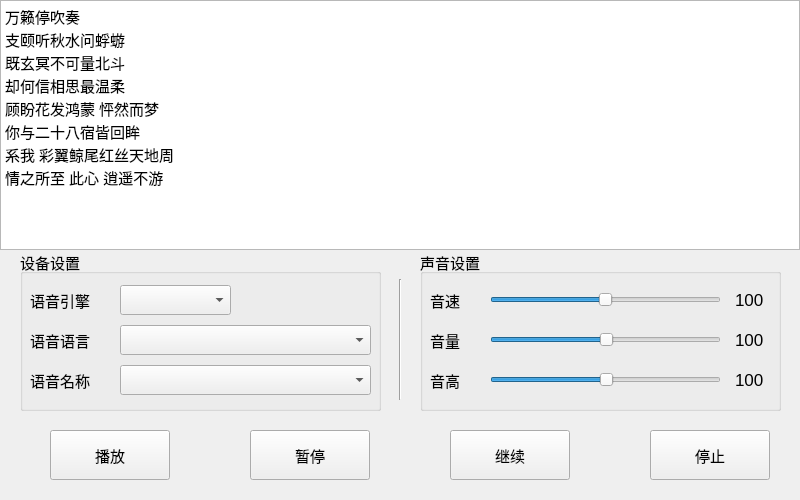
<?xml version="1.0" encoding="UTF-8"?>
<ui version="4.0">
 <class>Widget</class>
 <widget class="QWidget" name="Widget">
  <property name="geometry">
   <rect>
    <x>0</x>
    <y>0</y>
    <width>800</width>
    <height>500</height>
   </rect>
  </property>
  <property name="minimumSize">
   <size>
    <width>800</width>
    <height>500</height>
   </size>
  </property>
  <property name="maximumSize">
   <size>
    <width>800</width>
    <height>500</height>
   </size>
  </property>
  <property name="font">
   <font>
    <pointsize>11</pointsize>
   </font>
  </property>
  <property name="windowTitle">
   <string>TextToSpeech 1.1</string>
  </property>
  <property name="windowIcon">
   <iconset resource="images/images.qrc">
    <normaloff>:/logo.ico</normaloff>:/logo.ico</iconset>
  </property>
  <widget class="QTextEdit" name="textEdit">
   <property name="geometry">
    <rect>
     <x>0</x>
     <y>0</y>
     <width>800</width>
     <height>250</height>
    </rect>
   </property>
   <property name="html">
    <string>&lt;!DOCTYPE HTML PUBLIC &quot;-//W3C//DTD HTML 4.0//EN&quot; &quot;http://www.w3.org/TR/REC-html40/strict.dtd&quot;&gt;
&lt;html&gt;&lt;head&gt;&lt;meta name=&quot;qrichtext&quot; content=&quot;1&quot; /&gt;&lt;meta charset=&quot;utf-8&quot; /&gt;&lt;style type=&quot;text/css&quot;&gt;
p, li { white-space: pre-wrap; }
hr { height: 1px; border-width: 0; }
li.unchecked::marker { content: &quot;\2610&quot;; }
li.checked::marker { content: &quot;\2612&quot;; }
&lt;/style&gt;&lt;/head&gt;&lt;body style=&quot; font-family:'Microsoft YaHei UI'; font-size:11pt; font-weight:400; font-style:normal;&quot;&gt;
&lt;p style=&quot; margin-top:0px; margin-bottom:0px; margin-left:0px; margin-right:0px; -qt-block-indent:0; text-indent:0px;&quot;&gt;万籁停吹奏&lt;/p&gt;
&lt;p style=&quot; margin-top:0px; margin-bottom:0px; margin-left:0px; margin-right:0px; -qt-block-indent:0; text-indent:0px;&quot;&gt;支颐听秋水问蜉蝣&lt;/p&gt;
&lt;p style=&quot; margin-top:0px; margin-bottom:0px; margin-left:0px; margin-right:0px; -qt-block-indent:0; text-indent:0px;&quot;&gt;既玄冥不可量北斗&lt;/p&gt;
&lt;p style=&quot; margin-top:0px; margin-bottom:0px; margin-left:0px; margin-right:0px; -qt-block-indent:0; text-indent:0px;&quot;&gt;却何信相思最温柔&lt;/p&gt;
&lt;p style=&quot; margin-top:0px; margin-bottom:0px; margin-left:0px; margin-right:0px; -qt-block-indent:0; text-indent:0px;&quot;&gt;顾盼花发鸿蒙 怦然而梦&lt;/p&gt;
&lt;p style=&quot; margin-top:0px; margin-bottom:0px; margin-left:0px; margin-right:0px; -qt-block-indent:0; text-indent:0px;&quot;&gt;你与二十八宿皆回眸&lt;/p&gt;
&lt;p style=&quot; margin-top:0px; margin-bottom:0px; margin-left:0px; margin-right:0px; -qt-block-indent:0; text-indent:0px;&quot;&gt;系我 彩翼鲸尾红丝天地周&lt;/p&gt;
&lt;p style=&quot; margin-top:0px; margin-bottom:0px; margin-left:0px; margin-right:0px; -qt-block-indent:0; text-indent:0px;&quot;&gt;情之所至 此心 逍遥不游&lt;/p&gt;&lt;/body&gt;&lt;/html&gt;</string>
   </property>
  </widget>
  <widget class="QGroupBox" name="groupBox">
   <property name="geometry">
    <rect>
     <x>20</x>
     <y>250</y>
     <width>361</width>
     <height>161</height>
    </rect>
   </property>
   <property name="title">
    <string>设备设置</string>
   </property>
   <widget class="QLabel" name="label">
    <property name="geometry">
     <rect>
      <x>10</x>
      <y>35</y>
      <width>80</width>
      <height>30</height>
     </rect>
    </property>
    <property name="text">
     <string>语音引擎</string>
    </property>
   </widget>
   <widget class="QComboBox" name="comboBox_engine">
    <property name="geometry">
     <rect>
      <x>100</x>
      <y>35</y>
      <width>111</width>
      <height>30</height>
     </rect>
    </property>
   </widget>
   <widget class="QLabel" name="label_2">
    <property name="geometry">
     <rect>
      <x>10</x>
      <y>75</y>
      <width>80</width>
      <height>30</height>
     </rect>
    </property>
    <property name="text">
     <string>语音语言</string>
    </property>
   </widget>
   <widget class="QLabel" name="label_3">
    <property name="geometry">
     <rect>
      <x>10</x>
      <y>115</y>
      <width>80</width>
      <height>30</height>
     </rect>
    </property>
    <property name="text">
     <string>语音名称</string>
    </property>
   </widget>
   <widget class="QComboBox" name="comboBox_language">
    <property name="geometry">
     <rect>
      <x>100</x>
      <y>75</y>
      <width>251</width>
      <height>30</height>
     </rect>
    </property>
   </widget>
   <widget class="QComboBox" name="comboBox_name">
    <property name="geometry">
     <rect>
      <x>100</x>
      <y>115</y>
      <width>251</width>
      <height>30</height>
     </rect>
    </property>
   </widget>
  </widget>
  <widget class="QPushButton" name="pushButton_paly">
   <property name="geometry">
    <rect>
     <x>50</x>
     <y>430</y>
     <width>120</width>
     <height>50</height>
    </rect>
   </property>
   <property name="text">
    <string>播放</string>
   </property>
  </widget>
  <widget class="QPushButton" name="pushButton_pause">
   <property name="geometry">
    <rect>
     <x>250</x>
     <y>430</y>
     <width>120</width>
     <height>50</height>
    </rect>
   </property>
   <property name="text">
    <string>暂停</string>
   </property>
  </widget>
  <widget class="QPushButton" name="pushButton_resume">
   <property name="geometry">
    <rect>
     <x>450</x>
     <y>430</y>
     <width>120</width>
     <height>50</height>
    </rect>
   </property>
   <property name="text">
    <string>继续</string>
   </property>
  </widget>
  <widget class="QPushButton" name="pushButton_stop">
   <property name="geometry">
    <rect>
     <x>650</x>
     <y>430</y>
     <width>120</width>
     <height>50</height>
    </rect>
   </property>
   <property name="text">
    <string>停止</string>
   </property>
  </widget>
  <widget class="Line" name="line">
   <property name="geometry">
    <rect>
     <x>390</x>
     <y>279</y>
     <width>20</width>
     <height>121</height>
    </rect>
   </property>
   <property name="orientation">
    <enum>Qt::Vertical</enum>
   </property>
  </widget>
  <widget class="QGroupBox" name="groupBox_2">
   <property name="geometry">
    <rect>
     <x>420</x>
     <y>250</y>
     <width>361</width>
     <height>161</height>
    </rect>
   </property>
   <property name="title">
    <string>声音设置</string>
   </property>
   <widget class="QLabel" name="label_4">
    <property name="geometry">
     <rect>
      <x>10</x>
      <y>35</y>
      <width>41</width>
      <height>30</height>
     </rect>
    </property>
    <property name="text">
     <string>音速</string>
    </property>
   </widget>
   <widget class="QLabel" name="label_5">
    <property name="geometry">
     <rect>
      <x>10</x>
      <y>75</y>
      <width>41</width>
      <height>30</height>
     </rect>
    </property>
    <property name="text">
     <string>音量</string>
    </property>
   </widget>
   <widget class="QLabel" name="label_6">
    <property name="geometry">
     <rect>
      <x>10</x>
      <y>115</y>
      <width>41</width>
      <height>30</height>
     </rect>
    </property>
    <property name="text">
     <string>音高</string>
    </property>
   </widget>
   <widget class="QSlider" name="horizontalSlider_rate">
    <property name="geometry">
     <rect>
      <x>70</x>
      <y>35</y>
      <width>231</width>
      <height>30</height>
     </rect>
    </property>
    <property name="maximum">
     <number>100</number>
    </property>
    <property name="sliderPosition">
     <number>50</number>
    </property>
    <property name="orientation">
     <enum>Qt::Horizontal</enum>
    </property>
   </widget>
   <widget class="QSlider" name="horizontalSlider_volume">
    <property name="geometry">
     <rect>
      <x>70</x>
      <y>75</y>
      <width>231</width>
      <height>30</height>
     </rect>
    </property>
    <property name="sliderPosition">
     <number>50</number>
    </property>
    <property name="orientation">
     <enum>Qt::Horizontal</enum>
    </property>
   </widget>
   <widget class="QSlider" name="horizontalSlider_pitch">
    <property name="geometry">
     <rect>
      <x>70</x>
      <y>115</y>
      <width>231</width>
      <height>30</height>
     </rect>
    </property>
    <property name="sliderPosition">
     <number>50</number>
    </property>
    <property name="orientation">
     <enum>Qt::Horizontal</enum>
    </property>
   </widget>
   <widget class="QLabel" name="label_rate">
    <property name="geometry">
     <rect>
      <x>315</x>
      <y>35</y>
      <width>41</width>
      <height>30</height>
     </rect>
    </property>
    <property name="font">
     <font>
      <pointsize>13</pointsize>
     </font>
    </property>
    <property name="text">
     <string>100</string>
    </property>
   </widget>
   <widget class="QLabel" name="label_volume">
    <property name="geometry">
     <rect>
      <x>315</x>
      <y>75</y>
      <width>41</width>
      <height>30</height>
     </rect>
    </property>
    <property name="font">
     <font>
      <pointsize>13</pointsize>
     </font>
    </property>
    <property name="text">
     <string>100</string>
    </property>
   </widget>
   <widget class="QLabel" name="label_pitch">
    <property name="geometry">
     <rect>
      <x>315</x>
      <y>115</y>
      <width>41</width>
      <height>30</height>
     </rect>
    </property>
    <property name="font">
     <font>
      <pointsize>13</pointsize>
     </font>
    </property>
    <property name="text">
     <string>100</string>
    </property>
   </widget>
  </widget>
 </widget>
 <resources>
  <include location="images/images.qrc"/>
 </resources>
 <connections/>
</ui>
